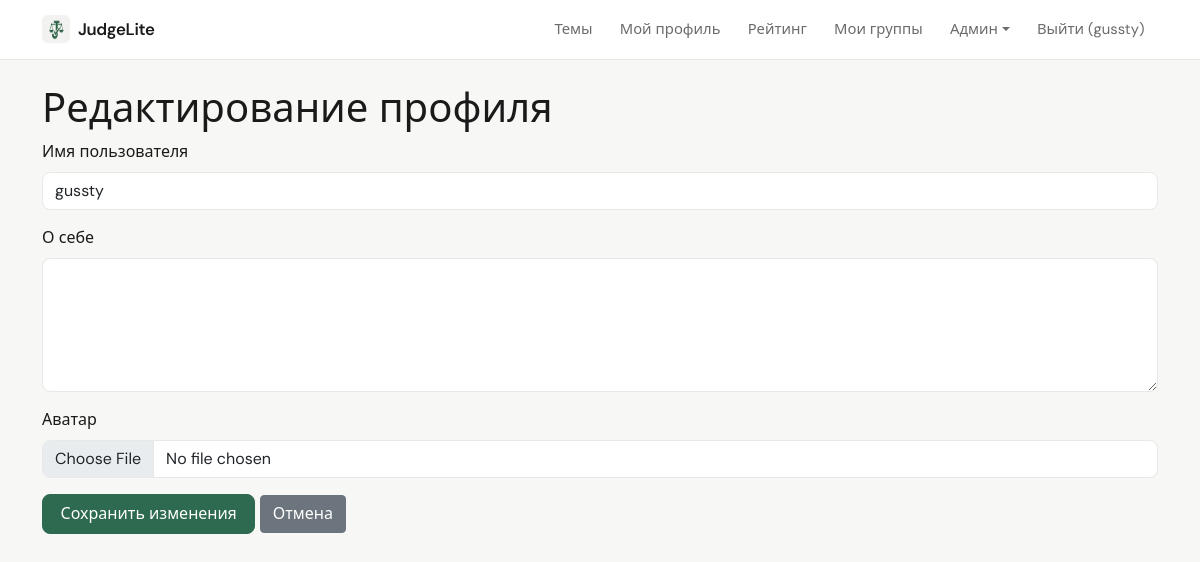
The page /edit_profile (signed in) on the database as committed earlier.
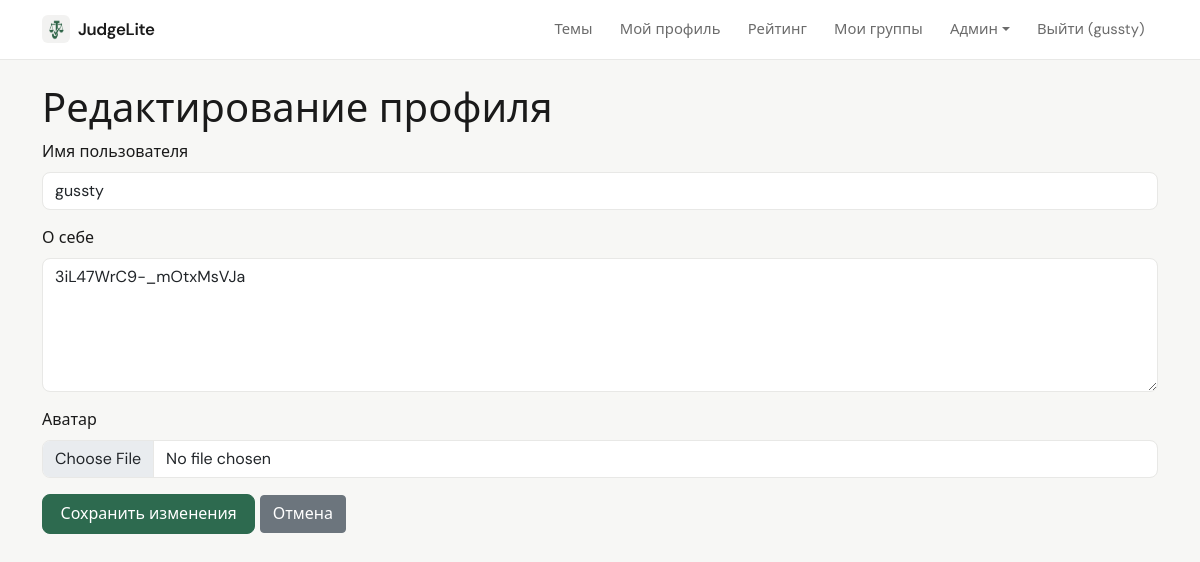
The same page on the database as committed later.
### data/users.py (models this page shows, shortened)
class User(SqlAlchemyBase, UserMixin, SerializerMixin):
    __tablename__ = 'users'
    id = sqlalchemy.Column(sqlalchemy.Integer, primary_key=True, autoincrement=True)
    name = sqlalchemy.Column(sqlalchemy.String, nullable=True)
    about = sqlalchemy.Column(sqlalchemy.String, nullable=True)
    email = sqlalchemy.Column(sqlalchemy.String, index=True, unique=True, nullable=True)
    hashed_password = sqlalchemy.Column(sqlalchemy.String, nullable=True)
    created_date = sqlalchemy.Column(sqlalchemy.DateTime, default=datetime.datetime.now)
    is_admin = sqlalchemy.Column(sqlalchemy.Boolean, default=False)
    is_super_admin = sqlalchemy.Column(sqlalchemy.Boolean, default=False)
    avatar_filename = sqlalchemy.Column(sqlalchemy.String, nullable=True)  # новое поле
    submissions = orm.relationship("Submission", back_populates="user")

### app.py (the view, shortened to what this page needs)
@app.route('/edit_profile', methods=['GET', 'POST'])
@login_required
def edit_profile():
    form = EditProfileForm()
    form.name.data = current_user.name
    form.about.data = current_user.about
    return render_template('edit_profile.html', form=form)

### forms/user.py
class EditProfileForm(FlaskForm):
    name = StringField('Имя пользователя', validators=[DataRequired()])
    about = TextAreaField('О себе')
    avatar = FileField('Аватар', validators=[FileAllowed(['jpg', 'jpeg', 'png', 'gif'], 'Только изображения!')])
    submit = SubmitField('Сохранить изменения')

### app.py (called while the page is built)
@login_manager.user_loader
def load_user(user_id):
    session = db_session.create_session()
    user = session.get(User, int(user_id))
    if user:
        _ = user.is_admin
        _ = user.is_super_admin
    session.close()
    return user

@app.context_processor
def inject_user():
    return dict(current_user=current_user)

### data/db_session.py (called while the page is built)
def create_session() -> Session:
    global __factory
    return __factory()

### templates/edit_profile.html (shortened to what this page needs)
{% extends "base.html" %}
{% block content %}
<h1>Редактирование профиля</h1>
<form method="POST" enctype="multipart/form-data">
    <div class="mb-3">
        {{ form.name.label(class="form-label") }}
        {{ form.name(class="form-control") }}
    </div>
    <div class="mb-3">
        {{ form.about.label(class="form-label") }}
        {{ form.about(class="form-control", rows=5) }}
    </div>
    <div class="mb-3">
        {{ form.avatar.label(class="form-label") }}
        {{ form.avatar(class="form-control") }}
    </div>
    {{ form.submit(class="btn btn-primary") }}
    <a href="{{ url_for('profile') }}" class="btn btn-secondary">Отмена</a>
</form>
{% endblock %}

### templates/base.html (shortened to what this page needs)
<!doctype html>
<html lang="ru">
<head>
    <link href="https://cdn.jsdelivr.net/npm/bootstrap@5.0.2/dist/css/bootstrap.min.css" rel="stylesheet">
    <link href="{{ url_for('static', filename='app.css') }}" rel="stylesheet">
</head>
<body class="app-body {% block body_class %}{% endblock %}">
    <nav class="navbar navbar-expand-lg app-navbar">
        <div class="container">
            <a class="navbar-brand d-flex align-items-center gap-2" href="{{ url_for('index') }}">
                <img src="{{ url_for('static', filename='judgelite-mark.png') }}" alt="" class="app-brand-mark" width="28" height="28">
                <span>JudgeLite</span>
            </a>
            <div class="collapse navbar-collapse" id="navbarNav">
                <ul class="navbar-nav ms-auto">
                    <li class="nav-item"><a class="nav-link" href="{{ url_for('topics_list') }}">Темы</a></li>
                    {% if current_user.is_authenticated %}
                        <li class="nav-item"><a class="nav-link" href="{{ url_for('profile') }}">Мой профиль</a></li>
                        <li class="nav-item"><a class="nav-link" href="{{ url_for('rating') }}">Рейтинг</a></li>
                        <li class="nav-item"><a class="nav-link" href="{{ url_for('my_groups') }}">Мои группы</a></li>
                        {% if current_user.is_admin %}
                            <li class="nav-item dropdown">
                                <a class="nav-link dropdown-toggle" href="#" id="adminDropdown" role="button" data-bs-toggle="dropdown">Админ</a>
                            </li>
                        {% endif %}
                        <li class="nav-item"><a class="nav-link" href="{{ url_for('logout') }}">Выйти ({{ current_user.name }})</a></li>
                    {% else %}
                        <li class="nav-item"><a class="nav-link" href="{{ url_for('login') }}">Войти</a></li>
                        <li class="nav-item"><a class="nav-link" href="{{ url_for('register') }}">Регистрация</a></li>
                    {% endif %}
                </ul>
            </div>
        </div>
    </nav>
    <div class="container mt-4" style="padding-bottom: 80px;">
        {% block content %}{% endblock %}
    </div>
</body>
</html>

Rows that differ between the two databases and show on the page:
changed User "gussty": about (not shown) → "3iL47WrC9-_mOtxMsVJa"
